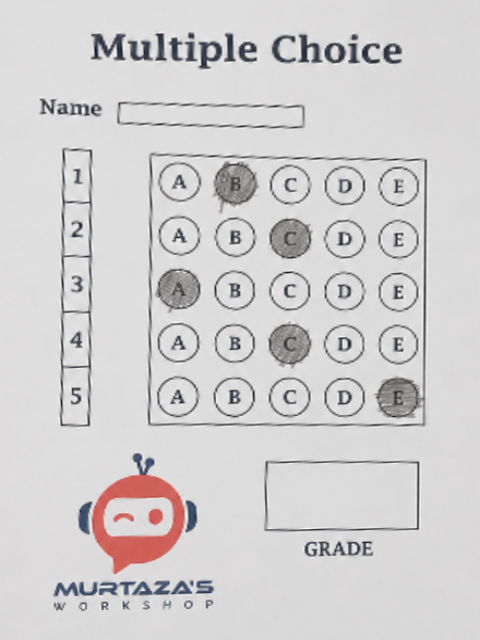
#> input picture uploads/scanned_1778994456217.png, 480 x 640 px
$ python -i numerical_utils.py   (imports and definitions only)
#> lines starting #> are read from the running program, lines starting #| are printed output that depends on the picture; after the words box and inside, x2 and y2 are one past the last pixel; in counts of white or black regions, pixels touching at a corner belong together
#> further down, picture is the input picture: shape (640, 480, 3); mean B, G, R 208.4, 207.7, 210.1
import cv2
import numpy as np
import re
import pytesseract

# On Windows, set the path to your Tesseract installation:
pytesseract.pytesseract.tesseract_cmd = r"C:\Program Files\Tesseract-OCR\tesseract.exe"

# ── Tesseract config tuned for numbers (digits, minus, dot) ──────────
TESS_CONFIG = (
    "--oem 3 --psm 7 "
    "-c tessedit_char_whitelist=0123456789.-"
)


# [103 lines left out: functions findAnswerTableContour, reorderPoints, warpAnswerTable, not called in this run]


def preprocessRow(row_img):
    """
    Convert a single row crop to a clean binary image for Tesseract OCR.

    Steps:
      1. Grayscale
      2. Upscale 3× (Tesseract works much better on larger images)
      3. Gaussian denoise
      4. Otsu threshold (automatically handles light/dark backgrounds)
      5. Invert if background is dark (Tesseract needs dark text on light bg)
      6. Morphological close to reconnect broken digit strokes
    """
    gray  = cv2.cvtColor(row_img, cv2.COLOR_BGR2GRAY)

    # Upscale for better OCR accuracy
    scale = 3
    h, w  = gray.shape
#> h = 640; w = 480
    gray  = cv2.resize(gray, (w * scale, h * scale), interpolation=cv2.INTER_CUBIC)
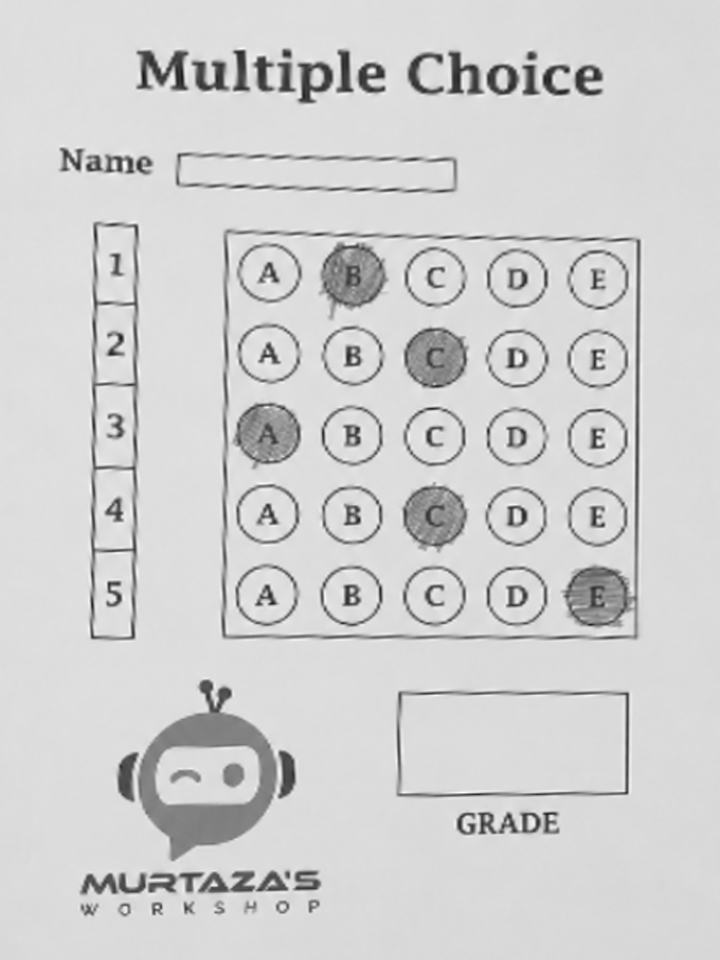
#> gray: shape (1920, 1440) (shown at 1/2 size); min 20, max 255, mean 208.4

    # Denoise
    gray  = cv2.GaussianBlur(gray, (3, 3), 0)

    # Otsu binarisation
    _, binary = cv2.threshold(gray, 0, 255, cv2.THRESH_BINARY + cv2.THRESH_OTSU)
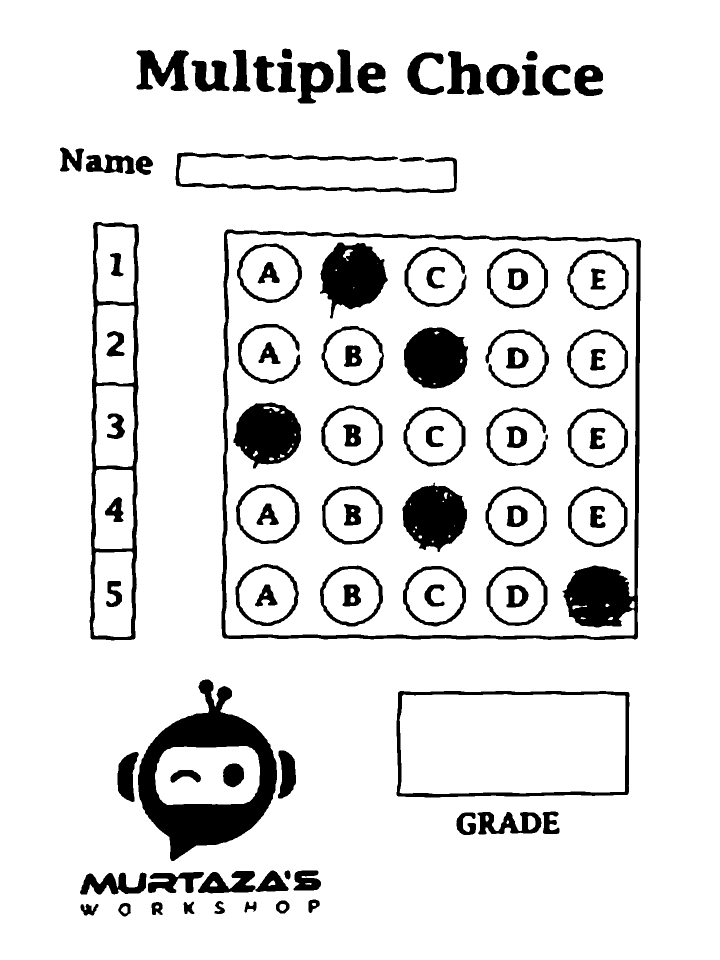
#> binary: shape (1920, 1440) (shown at 1/2 size); 89% white; 96 black regions, largest, box (x1, y1, x2, y2) and area: (276, 1359, 554, 1722) 39116, (443, 459, 1282, 1280) 36536, (179, 444, 278, 1281) 16239

    # Tesseract needs dark text on a light background
    if np.mean(binary) < 127:
        binary = cv2.bitwise_not(binary)

    # Close small gaps in digit strokes
    kernel = np.ones((2, 2), np.uint8)
    binary = cv2.morphologyEx(binary, cv2.MORPH_CLOSE, kernel)
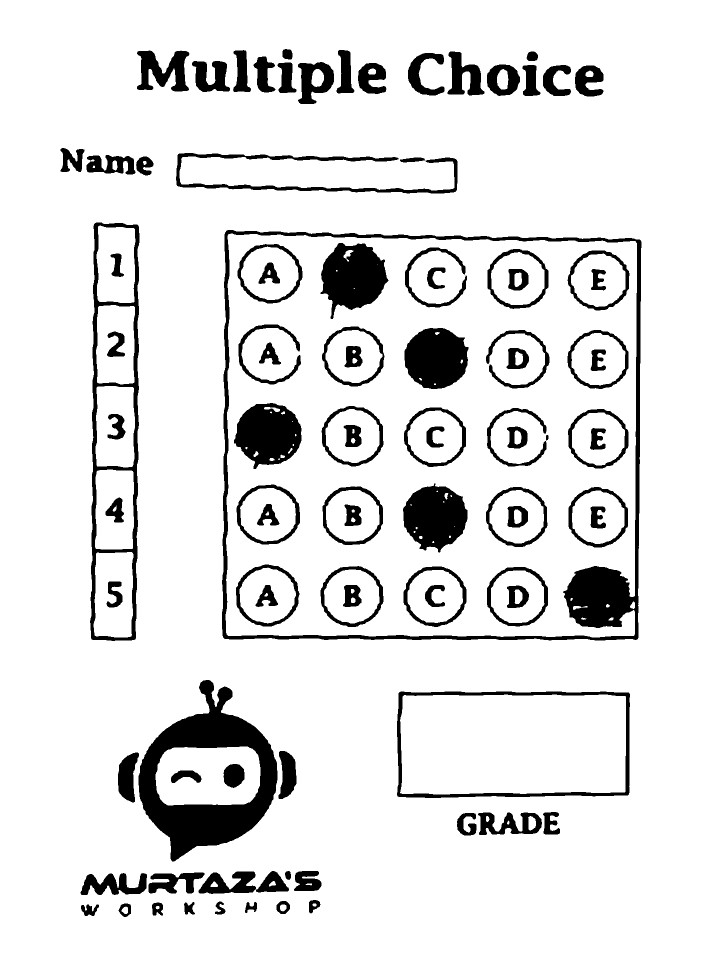
#> binary: shape (1920, 1440) (shown at 1/2 size); 89% white; 96 black regions, largest, box (x1, y1, x2, y2) and area: (277, 1360, 555, 1723) 39116, (444, 460, 1283, 1281) 36533, (180, 445, 279, 1282) 16237

    return binary


# [130 lines left out: functions splitRows, extractNumber, gradeAnswer, drawNumericalResults, not called in this run]

>>> import cv2
>>> picture = cv2.imread('../uploads/scanned_1778994456217.png')
>>> result = preprocessRow(picture)
